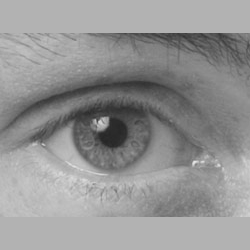
%> input picture eye.png, 250 x 250 px; the run also reads 1 picture not shown here
$ octave --eval "hw3;"   (GNU Octave 9; MATLAB toolbox functions it lacks are replaced by stand-ins)
%> lines starting %> are read from the running program, lines starting %| are printed output that depends on the picture
function [ ] = hw3( )

%% Q1 - git it done

%%
% include git shortlog

%% Q2 - a little more least squares

m = 50;
n = 5;

t = linspace(0,1,m)';   %transpose to form column vector
A = fliplr(vander(t));
A = A(:,1:n);
b = cos(4*t);

%% backslash (x1)
x1 = A\b;
%plot(t,A*x1,'--b');
n1 = norm(A*x1-b);

%% normal equation (x2)
x2 = A'*A\A'*b;
%plot(t,A*x2,'--b');
n2 = norm(A*x2-b);

%% QR factorisation (x3)
[Q,R] = qr(A);
y = Q'*b;
x3 = R\y;
%plot(t,A*x3,'--b');
n3 = norm(A*x3-b);

%% SVD (x4)
[U,S,V] = svd(A,0);
x4 = V*inv(S)*U'*b;
%plot(t,A*x4,'--b');
n4 = norm(A*x4-b);

%% Summary of methods
format long g
x = [x1 x2 x3 x4]
res_norms = [n1 n2 n3 n4]
%%
% Based on the 2-norms of the residuals, the QR factorisation
% stands out from the other methods (larger in the 14th digit).

%% Q3 - condition numbers

%%
% Devise an experiment?!
cond(A)

%% Q4 - image processing and the "unsharp mask"

function [ uenhance ] = unsharp( u, N, strength )
    % Returns matrix of pixels, u is value of imread.
    % N is number of blurring steps, and
    %   strength is the blurring parameter (0.1 in original example).

%% Use image read from a file
[n,n2] = size(u);
if (n ~= n2)
  error('by default, this only supports square images')
end

%% Build a discrete 2D Laplace operator
e = ones(n,1);
L1 = spdiags([e  -2*e  e], [-1 0 1], n, n);
% this next line implements "Neumann boundary conditions": you could
% try commenting it out.
L1(1,1) = -1;   L1(end,end) = -1;
I = speye(n,n);
L = kron(L1, I) + kron(I, L1);

% [9 lines of commented-out code are left out]
v = reshape(u, n*n, 1);

% Do N steps of blurring, of specified strength
for i=1:N
  v = v + strength*(L*v);
end

% create edge map
edge = reshape(u, n*n, 1) - v;

% enhance image
enhance = reshape(u, n*n, 1) + edge;

% convert the long vector back into a matrix
ublur = reshape(v, n, n);
uedge = reshape(edge, n, n);
uenhance = reshape(enhance, n, n);

% [5 lines of commented-out code are left out]

%% Output original, blur, edge and final result side-by-side
% You could look at the resulting file with a web browser or image
% viewer
% result = [u  ublur uedge uenhance];
% imwrite(result, 'result.png')

end

%% 1. Unsharp mask on 'eye.png'
    u = imread('eye.png');
%> u is the input picture: size 250x250 uint8; min 38, max 228, mean 147.8
    % convert image to double and scale to [0,1]
    u = double(u) / 255;
%> u: size 250x250 double
    uenhance = unsharp(u, 10, 0.1);
%> in unsharp, `L1(end,end) = -1`: L1: size 250x250 double; min -2, max 1, mean 0

    result = [u  uenhance];
    imwrite(result, 'result-eye.png');
    imshow('result-eye.png');

%% 2. Unsharp mask on non-blurry image
    u = imread('testpat_noblur.png');
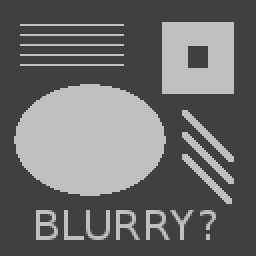
%> input picture testpat_noblur.png, 128 x 128 px (shown 2 times larger)
%> u is the input picture: size 128x128 uint8; min 64, max 191, mean 107
    % convert image to double and scale to [0,1]
    u = double(u) / 255;
%> u: size 128x128 double
    result = u;

for N = 10:10:50
    uenhance = unsharp(u, N, 0.1);
    result = horzcat(result, uenhance);
end
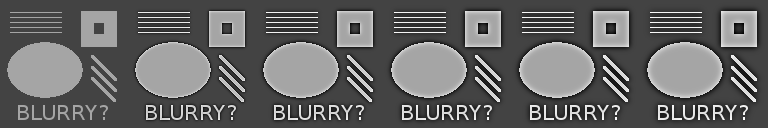
%> result: size 128x768 double; min -0.0895, max 1.2, mean 0.42; drawn with min black and max white

    imwrite(result, 'result-noblur.png');
    imshow('result-noblur.png');

    figure; clf;
    imshow(uenhance, 'InitialMagnification', 300);

    %%
    % The unsharp mask locally changes grey to white and black
    % on either side of the edge.
    %%
    % More blurring steps increases this contrast at the edges.

%% 3. Changing blurring strength parameter from 0.1 to 0.5
    u = imread('testpat_blur2.png');
    % convert image to double and scale to [0,1]
    u = double(u) / 255;
%> u: size 128x128 double
    uenhance = unsharp(u, 10, 0.5);
%> call 7 of unsharp, with N = 10, strength = 0.5
%> in unsharp (call 7), `L1(end,end) = -1`:
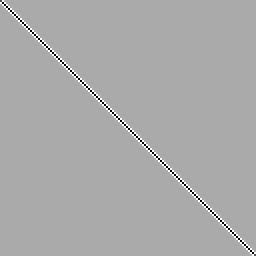
%> L1: size 128x128 double (shown 2 times larger); min -2, max 1, mean 0; drawn with min black and max white
%> in unsharp (call 7), `uedge = reshape(edge, n, n);`:
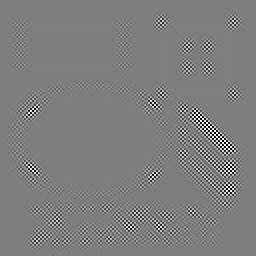
%> uedge: size 128x128 double (shown 2 times larger); min -34.87, max 35.4, mean 0; drawn with min black and max white

    result = [u  uenhance];
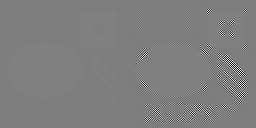
%> result: size 128x256 double; min -34.61, max 35.65, mean 0.4; drawn with min black and max white
    imwrite(result, 'result-2.png');
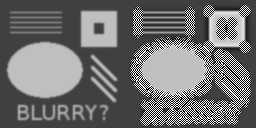
%> saved as result-2.png: size 128x256 uint8; min 0, max 255, mean 111.6
    imshow('result-2.png');

    %%
    % Changing the blurring parameter from 0.1 to 0.5
    % introduces more "noise" at the edges because of too much "diffusion".

%% Q5 - fitting ellipses via least-squares

%% (a)
%%
% Solve Ax=b, where b is a n x 1 column vector of ones,
%   and A is a n x 3 matrix with each row being the values
%   x^2, xy, y^2 for each coordinate point (x,y).

%% (b)
function [b c d] = ellipse(x, y)
    A = [x.^2; x.*y; y.^2]';    %transpose so n-by-3
    n = length(x);  %should be same as length(y) as well!
    e = ones(n,1);
    sol = A\e;
    b = sol(1);
    c = sol(2);
    d = sol(3);
end

% driver code
x = [3 1 0 -1 -2 0 -2 2];
y = [3 -2 3 2 -2 -4 0 0];
[b c d] = ellipse(x, y);

plot(x,y,'o');
hold all;
fitted = @(x,y)(b*x^2+c*x*y+d*y^2-1);
ezplot(fitted);
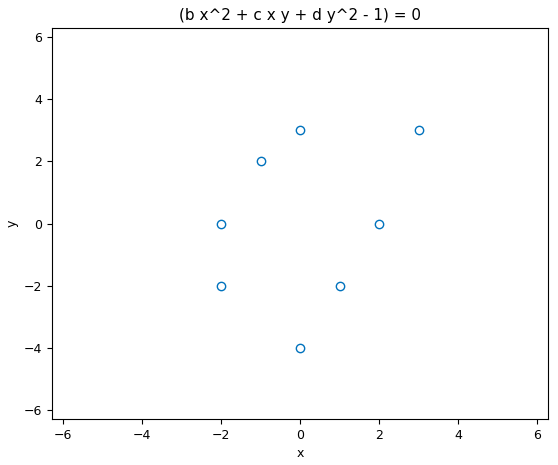
%> figure redrawn from the program's plot data

%% (c)

% input points
figure; clf;
hold off, axis([-3 3 -3 3]), axis manual, hold on, grid on;
X = []; Y = []; button = 1;
disp('input points with mouse, button >= 2 for final point');
while button == 1
%> (the run ends here)
